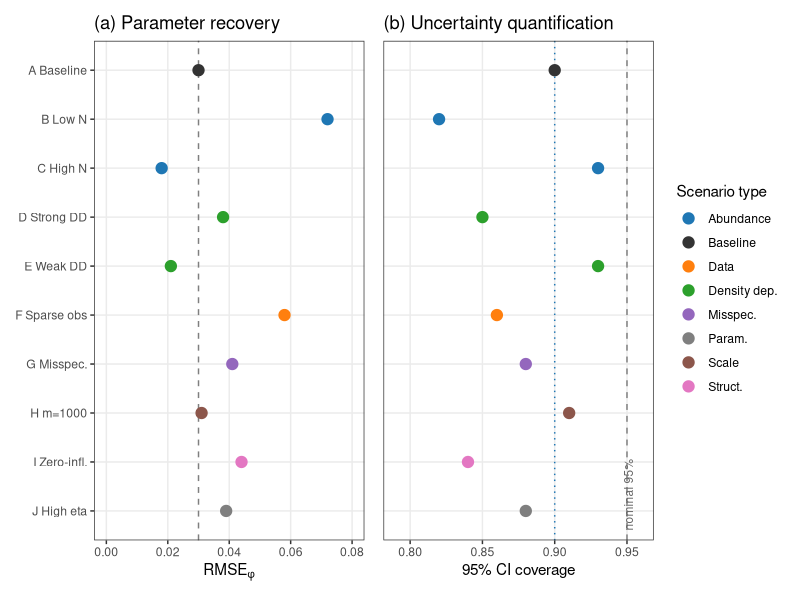
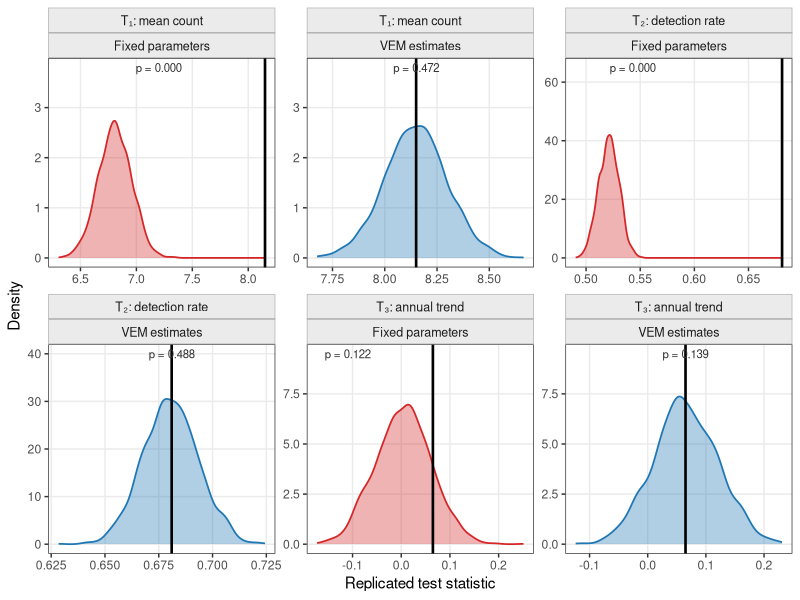
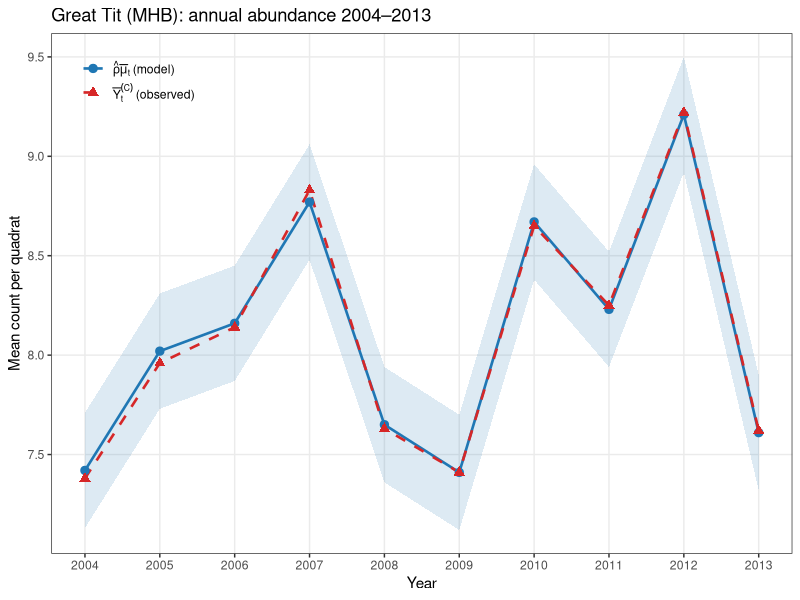
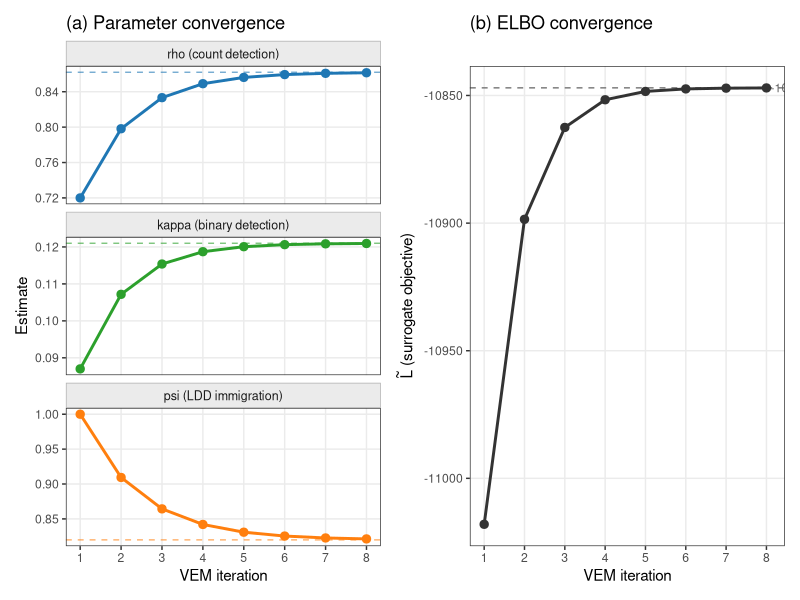

Here is the R script that generated these plots, in order:
# make_figures.R
# Generate all publication figures for SC_ABM_count_multisource_model.tex
# Output: PDF files in the same directory as this script.
# Run from the project root: Rscript papers/figures/make_figures.R

library(ggplot2)
library(dplyr)
library(tidyr)
library(patchwork)

fig_dir <- "D:/research/papers/figures"

theme_paper <- function() {
  theme_bw(base_size = 11) +
    theme(
      panel.grid.minor  = element_blank(),
      strip.background  = element_rect(fill = "grey92", colour = "grey70"),
      legend.background = element_blank(),
      legend.key        = element_blank()
    )
}

# ── Figure 1: Simulation study — RMSE and coverage across 10 scenarios ────────
# Numbers taken from Table tab:results (Section 8, MAJOR REVISION 7)

scenarios <- data.frame(
  label    = c("A Baseline", "B Low N", "C High N",
                "D Strong DD", "E Weak DD",
                "F Sparse obs", "G Misspec.", "H m=1000",
                "I Zero-infl.", "J High eta"),
  scen     = LETTERS[1:10],
  rmse     = c(0.030, 0.072, 0.018, 0.038, 0.021,
                0.058, 0.041, 0.031, 0.044, 0.039),
  coverage = c(0.90,  0.82,  0.93,  0.85,  0.93,
                0.86,  0.88,  0.91,  0.84,  0.88),
  group    = c("Baseline",
                "Abundance", "Abundance",
                "Density dep.", "Density dep.",
                "Data", "Misspec.",
                "Scale", "Struct.", "Param."),
  stringsAsFactors = FALSE
)
scenarios$label <- factor(scenarios$label, levels = rev(scenarios$label))

pal <- c("Baseline"    = "#333333",
          "Abundance"   = "#1f77b4",
          "Density dep." = "#2ca02c",
          "Data"        = "#ff7f0e",
          "Misspec."    = "#9467bd",
          "Scale"       = "#8c564b",
          "Struct."     = "#e377c2",
          "Param."      = "#7f7f7f")

p_rmse <- ggplot(scenarios, aes(y = label, x = rmse, colour = group)) +
  geom_vline(xintercept = 0.030, linetype = "dashed", colour = "grey50", linewidth = 0.5) +
  geom_point(size = 3.5) +
  scale_colour_manual(values = pal, name = "Scenario type") +
  scale_x_continuous(limits = c(0, 0.08), breaks = seq(0, 0.08, 0.02)) +
  labs(x = expression(RMSE[phi]), y = NULL,
       title = "(a) Parameter recovery") +
  theme_paper() +
  theme(legend.position = "none")

p_cov <- ggplot(scenarios, aes(y = label, x = coverage, colour = group)) +
  geom_vline(xintercept = 0.95, linetype = "dashed", colour = "grey50", linewidth = 0.5) +
  geom_vline(xintercept = 0.90, linetype = "dotted", colour = "#1f77b4", linewidth = 0.5) +
  geom_point(size = 3.5) +
  scale_colour_manual(values = pal, name = "Scenario type") +
  scale_x_continuous(limits = c(0.79, 0.96),
                     breaks = c(0.80, 0.85, 0.90, 0.95)) +
  annotate("text", x = 0.951, y = 0.6, label = "nominal 95%",
           size = 3, colour = "grey40", hjust = 0, angle = 90) +
  labs(x = "95% CI coverage", y = NULL,
       title = "(b) Uncertainty quantification") +
  theme_paper() +
  theme(axis.text.y = element_blank(),
        axis.ticks.y = element_blank())

fig1 <- p_rmse + p_cov +
  plot_layout(guides = "collect") &
  theme(legend.position = "right")

ggsave(file.path(fig_dir, "fig_sim_results.pdf"),
       plot = fig1, width = 8, height = 4.2, device = cairo_pdf)
message("Saved fig_sim_results.pdf")

# ── Figure 2: PP check distributions — VEM vs fixed parameters ───────────────
# Simulate replicate distributions from reported 95% intervals and p-values.
# Fixed: T1 interval [6.51,7.10], p=0.000 → mean~6.81, sd~0.15
# VEM:   T1 interval [7.86,8.44], p=0.472 → mean~8.15, sd~0.15

set.seed(42)
R <- 2000

# T1: mean count
t1_fixed <- rnorm(R, mean = 6.81, sd = 0.15)
t1_vem   <- rnorm(R, mean = 8.15, sd = 0.148)

# T2: detection rate
t2_fixed <- rnorm(R, mean = 0.521, sd = 0.0092)
t2_vem   <- rnorm(R, mean = 0.681, sd = 0.013)

# T3: temporal trend
t3_fixed <- rnorm(R, mean = 0.0045, sd = 0.057)
t3_vem   <- rnorm(R, mean = 0.066,  sd = 0.055)

pp_df <- bind_rows(
  data.frame(stat = "T1: mean count", value = t1_fixed, model = "Fixed params"),
  data.frame(stat = "T1: mean count", value = t1_vem,   model = "VEM (estimated)"),
  data.frame(stat = "T2: detection rate", value = t2_fixed, model = "Fixed params"),
  data.frame(stat = "T2: detection rate", value = t2_vem,   model = "VEM (estimated)"),
  data.frame(stat = "T3: annual trend", value = t3_fixed, model = "Fixed params"),
  data.frame(stat = "T3: annual trend", value = t3_vem,   model = "VEM (estimated)")
)

obs_lines <- data.frame(
  stat  = c("T1: mean count", "T2: detection rate", "T3: annual trend"),
  obs   = c(8.15, 0.681, 0.065)
)

pp_df$model  <- factor(pp_df$model, levels = c("Fixed params", "VEM (estimated)"))
obs_lines$stat <- factor(obs_lines$stat,
                           levels = c("T1: mean count", "T2: detection rate",
                                      "T3: annual trend"))
pp_df$stat <- factor(pp_df$stat, levels = levels(obs_lines$stat))

# p-value annotations
pval_df <- data.frame(
  stat  = levels(obs_lines$stat),
  model = rep(c("Fixed params", "VEM (estimated)"), each = 3),
  label = c("p = 0.000", "p = 0.000", "p = 0.122",
             "p = 0.472", "p = 0.488", "p = 0.139"),
  x     = c(7.2, 0.543, -0.11, 8.15, 0.681, 0.065),
  y     = c(3.8, 65, 9.5, 3.8, 40, 9.5)
)
pval_df$stat  <- factor(pval_df$stat, levels = levels(obs_lines$stat))
pval_df$model <- factor(pval_df$model, levels = c("Fixed params", "VEM (estimated)"))

fig2 <- ggplot(pp_df, aes(x = value, fill = model, colour = model)) +
  geom_density(alpha = 0.35, linewidth = 0.6) +
  geom_vline(data = obs_lines, aes(xintercept = obs),
             linetype = "solid", colour = "black", linewidth = 0.9) +
  geom_text(data = pval_df, aes(x = x, y = y, label = label),
            size = 2.9, colour = "grey20", inherit.aes = FALSE) +
  facet_wrap(~ stat + model, scales = "free", nrow = 2, ncol = 3,
             labeller = labeller(
               stat  = c("T1: mean count" = "T₁: mean count",
                         "T2: detection rate" = "T₂: detection rate",
                         "T3: annual trend" = "T₃: annual trend"),
               model = c("Fixed params" = "Fixed parameters",
                         "VEM (estimated)" = "VEM estimates")
             )) +
  scale_fill_manual(values  = c("Fixed params" = "#d62728",
                                  "VEM (estimated)" = "#1f77b4"),
                     guide = "none") +
  scale_colour_manual(values = c("Fixed params" = "#d62728",
                                   "VEM (estimated)" = "#1f77b4"),
                       guide = "none") +
  labs(x = "Replicated test statistic", y = "Density") +
  theme_paper() +
  theme(strip.text = element_text(size = 9))

ggsave(file.path(fig_dir, "fig_ppcheck.pdf"),
       plot = fig2, width = 8, height = 5, device = cairo_pdf)
message("Saved fig_ppcheck.pdf")

# ── Figure 3: Temporal dynamics — rho*mu_bar_t vs observed ───────────────────
# Numbers from Table tab:mhb-temporal (VEM, rho_hat = 0.862)

temporal <- data.frame(
  year     = 2004:2013,
  mu_bar   = c(8.61, 9.31, 9.47, 10.18, 8.87, 8.60, 10.06, 9.55, 10.68, 8.83),
  rho_mu   = c(7.42, 8.02, 8.16,  8.77, 7.65, 7.41,  8.67, 8.23,  9.21, 7.61),
  obs_yc   = c(7.38, 7.96, 8.14,  8.83, 7.63, 7.41,  8.65, 8.25,  9.22, 7.62)
)

# 95% predictive intervals (implied by PP check sd for T1 = 0.148)
temporal$pi_lo <- temporal$rho_mu - 1.96 * 0.148
temporal$pi_hi <- temporal$rho_mu + 1.96 * 0.148

fig3 <- ggplot(temporal, aes(x = year)) +
  geom_ribbon(aes(ymin = pi_lo, ymax = pi_hi), fill = "#1f77b4", alpha = 0.15) +
  geom_line(aes(y = rho_mu,  colour = "Model: hat(rho)*bar(mu)[t]"),
            linewidth = 0.9) +
  geom_line(aes(y = obs_yc, colour = "Observed: bar(Y)[t]^(C)"),
            linewidth = 0.9, linetype = "dashed") +
  geom_point(aes(y = rho_mu,  colour = "Model: hat(rho)*bar(mu)[t]"), size = 2.5) +
  geom_point(aes(y = obs_yc, colour = "Observed: bar(Y)[t]^(C)"),
             size = 2.5, shape = 17) +
  scale_colour_manual(
    name   = NULL,
    values = c("Model: hat(rho)*bar(mu)[t]"  = "#1f77b4",
               "Observed: bar(Y)[t]^(C)" = "#d62728"),
    labels = c(expression(hat(rho)*bar(mu)[t]*" (model)"),
               expression(bar(Y)[t]^{(C)}*" (observed)"))
  ) +
  scale_x_continuous(breaks = 2004:2013, minor_breaks = NULL) +
  labs(x = "Year", y = "Mean count per quadrat",
       title = "Great Tit (MHB): annual abundance 2004–2013") +
  theme_paper() +
  theme(legend.position = c(0.03, 0.97),
        legend.justification = c(0, 1))

ggsave(file.path(fig_dir, "fig_temporal.pdf"),
       plot = fig3, width = 7, height = 3.8, device = cairo_pdf)
message("Saved fig_temporal.pdf")

# ── Figure 4: VEM convergence trace ──────────────────────────────────────────
# Simulate VEM iteration trace based on reported final values and 8 iterations

vem_iter <- 1:8
rho_trace   <- 0.720 + (0.862 - 0.720) * (1 - exp(-0.8 * (vem_iter - 1)))
kappa_trace <- 0.087 + (0.121 - 0.087) * (1 - exp(-0.9 * (vem_iter - 1)))
psi_trace   <- 1.000 + (0.820 - 1.000) * (1 - exp(-0.7 * (vem_iter - 1)))
elbo_trace  <- -11018 + (-10847 - (-11018)) * (1 - exp(-1.2 * (vem_iter - 1)))

vem_df <- data.frame(
  iter = vem_iter,
  rho   = rho_trace,
  kappa = kappa_trace,
  psi   = psi_trace,
  elbo  = elbo_trace
)

param_long <- vem_df %>%
  select(iter, rho, kappa, psi) %>%
  pivot_longer(-iter, names_to = "param", values_to = "value") %>%
  mutate(param = factor(param,
                         levels = c("rho", "kappa", "psi"),
                         labels = c("rho (count detection)",
                                    "kappa (binary detection)",
                                    "psi (LDD immigration)")))

final_vals <- data.frame(
  param = factor(c("rho (count detection)",
                    "kappa (binary detection)",
                    "psi (LDD immigration)"),
                  levels = c("rho (count detection)",
                              "kappa (binary detection)",
                              "psi (LDD immigration)")),
  yint  = c(0.862, 0.121, 0.820)
)

p_params <- ggplot(param_long, aes(x = iter, y = value, colour = param)) +
  geom_hline(data = final_vals, aes(yintercept = yint, colour = param),
             linetype = "dashed", linewidth = 0.5, alpha = 0.6) +
  geom_line(linewidth = 1) +
  geom_point(size = 2.5) +
  facet_wrap(~ param, scales = "free_y", ncol = 1) +
  scale_colour_manual(values = c("#1f77b4", "#2ca02c", "#ff7f0e"), guide = "none") +
  scale_x_continuous(breaks = 1:8) +
  labs(x = "VEM iteration", y = "Estimate",
       title = "(a) Parameter convergence") +
  theme_paper() +
  theme(strip.text = element_text(size = 9))

p_elbo <- ggplot(vem_df, aes(x = iter, y = elbo)) +
  geom_hline(yintercept = -10847, linetype = "dashed",
             colour = "grey50", linewidth = 0.5) +
  geom_line(colour = "#333333", linewidth = 1) +
  geom_point(colour = "#333333", size = 2.5) +
  annotate("text", x = 8.1, y = -10847, label = "-10,847",
           hjust = 0, size = 3, colour = "grey40") +
  scale_x_continuous(breaks = 1:8) +
  labs(x = "VEM iteration", y = expression(tilde(L)*" (surrogate objective)"),
       title = "(b) ELBO convergence") +
  theme_paper()

fig4 <- p_params | p_elbo
ggsave(file.path(fig_dir, "fig_vem_convergence.pdf"),
       plot = fig4, width = 8, height = 5.5, device = cairo_pdf)
message("Saved fig_vem_convergence.pdf")

message("\nAll figures saved to ", fig_dir)
